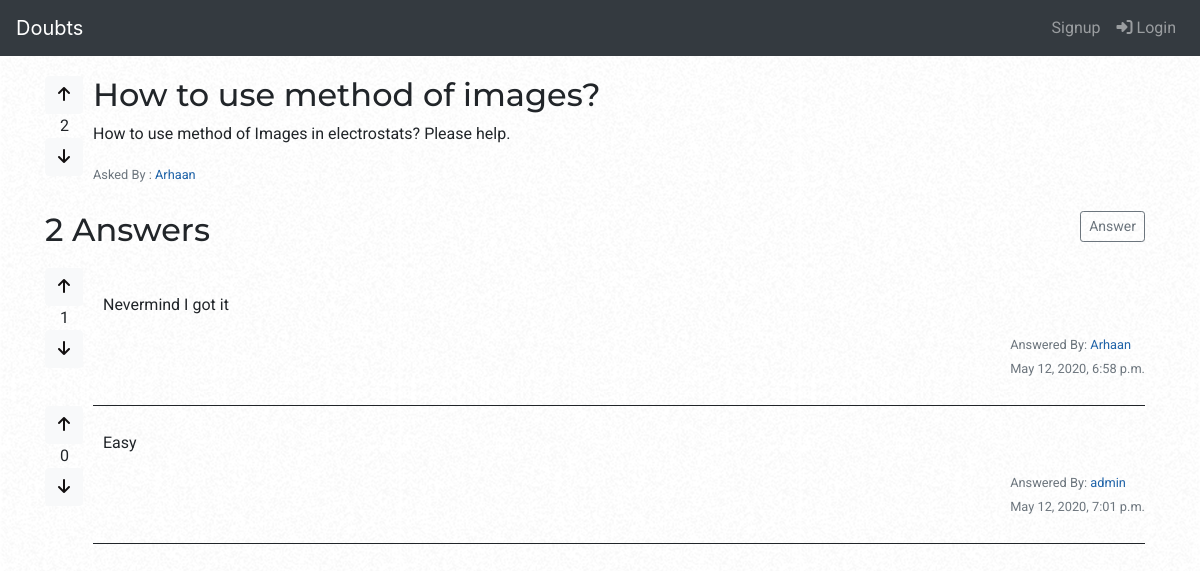
/1/, run on the app's committed database.
### doubts/models.py (models this page shows, shortened)
class Question(models.Model):
    SUBJECT_CHOICES = [
        ('M', 'Mathematics'),
        ('P', 'Physics'),
        ('C', 'Chemistry'),
    ]
    asker= models.ForeignKey(get_user_model(), on_delete=models.SET(get_sentinel_user))
    title = models.CharField(max_length=100)
    text = models.TextField()
    subject=models.CharField(max_length=1, choices=SUBJECT_CHOICES, default='C')
    hardness_points= models.IntegerField(default = 0)
    date_asked=models.DateTimeField('Date Asked', auto_now_add=True)
    no_of_answers = models.IntegerField(default=0)
    upvotes_total = models.ManyToManyField(User, related_name="upvotes" ,)
    downvotes_total = models.ManyToManyField(User, related_name="downvotes" ,)
    def hasUserAnswered(self, u):
        for answer in self.answer_set.all():
            if u == answer.author:
                return True
        return False
    def __str__(self):
        return self.title

class Answer(models.Model):
    author= models.ForeignKey(get_user_model(), on_delete=models.SET(get_sentinel_user))
    question= models.ForeignKey(Question, on_delete=models.CASCADE)
    text=models.TextField()
    date_answered=models.DateTimeField('Date Answered', auto_now_add=True)
    upvotes = models.IntegerField(default = 0)
    updated_time = models.DateTimeField(auto_now=True)
    upvoters = models.ManyToManyField(User, related_name="upvoters" ,)
    downvoters = models.ManyToManyField(User, related_name="downvoters" ,)

### doubts/views.py (the view)
# urls.py: path('<int:pk>/', QuestionDetailsView.as_view(), name = 'details'),
class QuestionDetailsView(generic.DetailView):
    model = Question
    template_name = "doubts/details.html"

### doubts/templatetags/doubts_extras.py (called while the page is built)
@register.filter(name='get_answer_set', is_safe=True)
def get_answer_set(q):
    return q.answer_set.order_by('-upvotes')

@register.filter(name='has_answered', is_safe=True)
def has_answered(u, q):
    return q.hasUserAnswered(u)

@register.filter(name='has_upvotedques', is_safe=True)
def has_upvotedques(u, q):
    return u in q.upvotes_total.all()

@register.filter(name='has_downvotedques', is_safe=True)
def has_downvotedques(u, q):
    return u in q.downvotes_total.all()

@register.filter(name='has_downvotedans', is_safe=True)
def has_downvotedans(u, a):
    return u in a.downvoters.all()

@register.filter(name='has_upvotedans', is_safe=True)
def has_upvotedans(u, a):
    return u in a.upvoters.all()

### doubts/templates/doubts/details.html (shortened to what this page needs)
{% extends "doubts/base.html" %}
{% block content %}
{% load static %}
{%load doubts_extras%}
<link rel="stylesheet" type="text/css" href="{% static 'doubts/style.css' %}">
<div id='main-box'>
<div>
<div class="voting-question float-left" style='padding-right: 10px'>
    {%if user|has_upvotedques:question%}
    <div class="button ques-upvoted" ><a style="color:  #f48024;" class= "btn btn-light" href = "{%url 'doubts:vote-question' question.id 1%}"><i class="fa fa-arrow-up" ></i></a></div>
    {%else%}
    <div class="button" ><a style = "color:  #131010;" class= "btn btn-light"href = "{%url 'doubts:vote-question' question.id 1%}"><i class="fa fa-arrow-up" ></i></a></div>
    {%endif%}
    <div class="votes" style="padding-left: 15px;">{{question.hardness_points}}</div>
    {%if user|has_downvotedques:question%}
    <div class="button ques-downvoted"><a style = "color:  #f48024;" class= "btn btn-light"href= "{%url 'doubts:vote-question' question.id 0%}"><i class="fa fa-arrow-down"></i></a></div>
    {%else%}
    <div class="button"><a style = "color:  #131010;" class= "btn btn-light"href= "{%url 'doubts:vote-question' question.id 0%}"><i class="fa fa-arrow-down"></i></a></div>
    {%endif%}
</div>
<div id='ques-title'>
    <h2>{{question}}</h2>
</div>
<div id="details">
    <p>{{question.text}}</p>
    <small class='text-muted'>Asked By : <a class="profile-link" href={%url 'doubts:user-index' question.asker.id %}>{{question.asker}}</a></small>
</div>
</div>
<div id="answers" style="padding-top: 25px;padding-right: 10px;padding-bottom: 5px;">
<div id="answer-headers" style="padding-bottom: 10px; overflow: hidden;">
    <h2 class="float-left">{{question.answer_set.count}} Answer{{question.answer_set.count|pluralize}}</h2>
    {%if not user|has_answered:question%}
    <div class="float-right">
        <a class="btn btn-outline-secondary btn-sm" href="{%url 'doubts:create-answer' question.pk%}">Answer</a>
    </div>
    {%endif%}
</div>
{%for answer in question|get_answer_set%}
<div>
    <div class="voting-answer float-left" style='padding-right: 10px'>
        {%if user|has_upvotedans:answer%}
        <div class="button" ><a style = "color:  #f48024;" class= "btn btn-light"href = "{%url 'doubts:vote-answer' answer.id 1%}"><i class="fa fa-arrow-up" ></i></a></div>
        {%else%}
        <div class="button" ><a style = "color:  #131010;" class= "btn btn-light"href = "{%url 'doubts:vote-answer' answer.id 1%}"><i class="fa fa-arrow-up" ></i></a></div>
        {%endif%}
        <div class="votes" style="padding-left: 15px;">{{answer.upvotes}}</div>
        {%if user|has_downvotedans:answer%}
        <div class="button"><a style = "color:  #f48024;"  class= "btn btn-light"href= "{%url 'doubts:vote-answer' answer.id 0%}"><i class="fa fa-arrow-down"></i></a></div>
        {%else%}
        <div class="button"><a style = "color:  #131010;" class= "btn btn-light"href= "{%url 'doubts:vote-answer' answer.id 0%}"><i class="fa fa-arrow-down"></i></a></div>
        {%endif%}
    </div>
    <div id='answer-box'>
        <div id="answer-text">{{answer.text}}</div>
        {%if answer.author == user%}
        <div id='answer-other-details' style="padding-top: 15px;" class='float-right'>
            <small class="text-muted" style="text-align: center;">Your Answer</a></small></br>
            <small class="text-muted float-right"><a class=" btn btn-outline-secondary btn-sm" href="{%url 'doubts:edit-answer' question.pk answer.pk%}">Edit</a>
                <a class=" btn btn-outline-secondary btn-sm" href="{%url 'doubts:delete-answer' question.pk answer.pk%}">Delete</a>
            </small>
        </div>
        {%else%}
            <div id='answer-other-details' style="padding-top: 15px;" class='float-right'>
                <small class="text-muted">Answered By: <a href="{%url 'doubts:user-index' answer.author.id %}" class="profile-link">{{answer.author}}</a></small></br>
                <small class="text-muted">{{answer.date_answered}}</small>
            </div>
        {%endif%}
    </div>
</div>
{%endfor%}
</div>
</div>
{%endblock content%}

### doubts/templates/doubts/base.html (shortened to what this page needs)
{%load static%}
<!doctype html>
<html lang="en">
  <head>
    <link rel="stylesheet" type="text/css" href="{% static 'doubts/style.css' %}">
    <link href="{% static 'doubts/style.css' %}" rel="stylesheet" type="text/css">
    <link rel="stylesheet" href="https://maxcdn.bootstrapcdn.com/bootstrap/4.0.0/css/bootstrap.min.css">
  </head>
  <body>
    <nav class="navbar navbar-expand-lg navbar-dark bg-dark">
      <a class="navbar-brand" href="{%url 'doubts:index'%}">Doubts</a>
      <div class="navbar-nav">
          {%if user.is_authenticated%}
            <a class="btn btn-outline-info nav-link" href="{% url 'doubts:create-question' %}" style="margin-right:25px">Ask Question</a>
            <a class="nav-link" href="{%url 'doubts:user-index' user.id%}">{{user.username}}</a>
            <a class="nav-link " href="{%url 'logout'%}"><small class="text-muted"><i class="fas fa-sign-out-alt"></i> Logout</small></a>
          {%else%}
            <a class="nav-link" href="{%url 'signup'%}">Signup</a>
            <a class="nav-link" href="{%url 'login'%}"><i class="fas fa-sign-in-alt"></i> Login</a>
          {%endif%}
      </div>
    </nav>
    <main role="main" class="container">
        <div class="col-md8 md-8 mt-8" style="padding-top: 20px;padding-bottom: 20px;overflow: hidden;">
            {%block content%}
            {%endblock%}
        </div>
    </main>
  </body>
</html>

### doubts/static/doubts/style.css (style rules this page uses)
h1, h2, h3, h4, h5, h6 { font-family: 'Montserrat', sans-serif; }
p, div { font-family: 'Roboto', sans-serif; font-size: medium; }
a.profile-link { color: rgb(31, 99, 168); text-decoration: none; }
#answer-box { border-bottom-width: 1px; border-bottom-style: solid; padding-bottom: 25px;padding-left: 10px;padding-top: 25px; overflow: hidden; }
body { background: url(background.png) repeat 0 0; }

### data on the page
Question: hardness_points "2", title "How to use method of images?", text "How to use method of Images in electrostats? Please help.", asker "Arhaan", answer_set.count "2"
Answer: upvotes "1", text "Nevermind I got it", author "Arhaan", date_answered "May 12, 2020, 6:58 p.m."
Answer: upvotes "0", text "Easy", author "admin", date_answered "May 12, 2020, 7:01 p.m."
